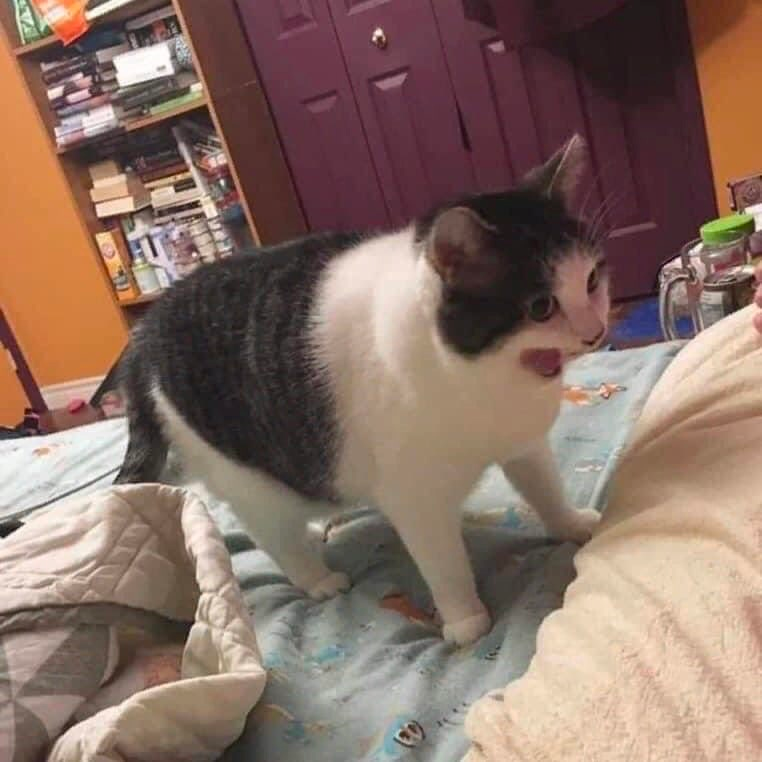
#> input picture samples/img.png, 762 x 762 px
$ python high_pass_filter.py ../samples/img.png
#> lines starting #> are read from the running program, lines starting #| are printed output that depends on the picture; after the words box and inside, x2 and y2 are one past the last pixel; in counts of white or black regions, pixels touching at a corner belong together
import sys

import cv2
import numpy as np

input_path = "../samples/img.png"
# input_path = sys.argv[1]
img = cv2.imread(input_path)
#> img is the input picture: shape (762, 762, 3); mean B, G, R 100.3, 111.5, 136.4

dft = np.fft.fft2(img, axes=(0, 1))

dft_shift = np.fft.fftshift(dft)
radius = 16
mask = np.zeros_like(img)
cy = mask.shape[0] // 2
#> cy = 381
cx = mask.shape[1] // 2
#> cx = 381
cv2.circle(mask, (cx, cy), radius, (255, 255, 255), -1)[0]
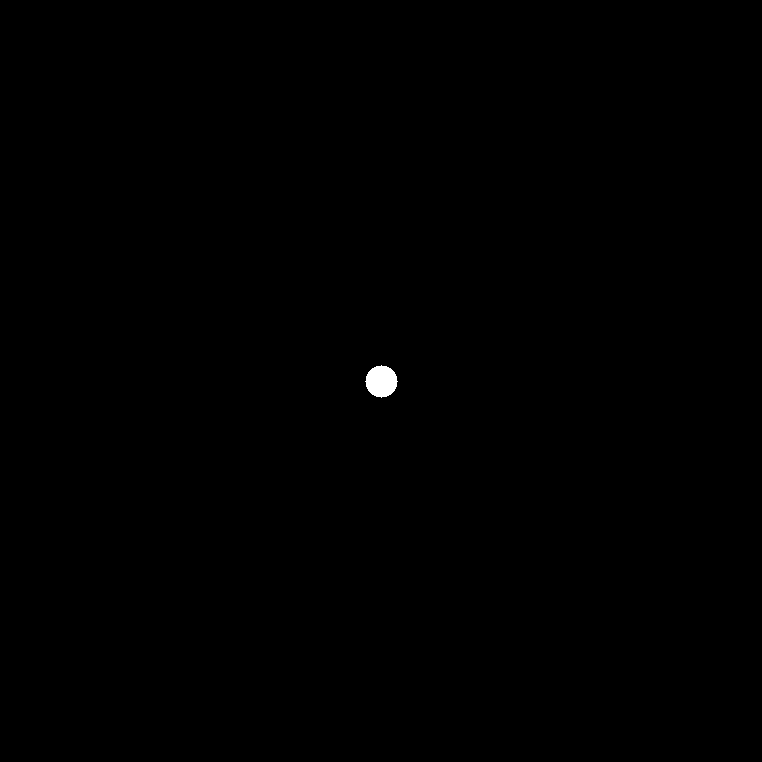
#> mask: shape (762, 762, 3); 0.14% white; 1 white region, box (x1, y1, x2, y2) and area: (365, 365, 398, 398) 797
mask = 255 - mask
mask = cv2.GaussianBlur(mask, (19, 19), 0)
dft_shift_masked = np.multiply(dft_shift, mask) / 255
back_ishift_masked = np.fft.ifftshift(dft_shift_masked)
img_filtered = np.fft.ifft2(back_ishift_masked, axes=(0, 1))
result = np.abs(3 * img_filtered).clip(0, 255).astype(np.uint8)
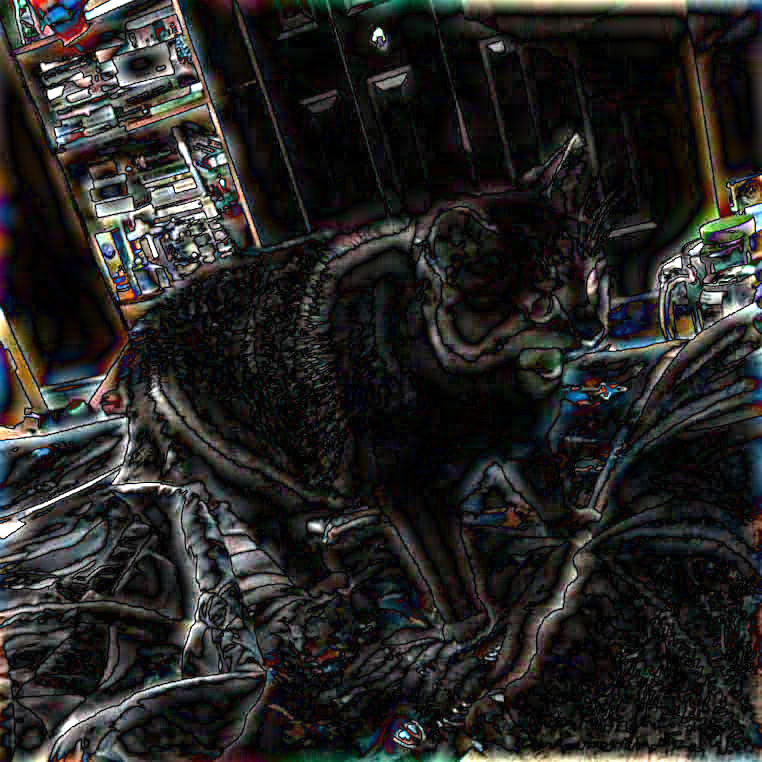
#> result: shape (762, 762, 3); mean of channels 0, 1, 2 36.5, 37.6, 38.4; drawn as B, G, R

cv2.imshow("High pass filter", result)
cv2.waitKey()
